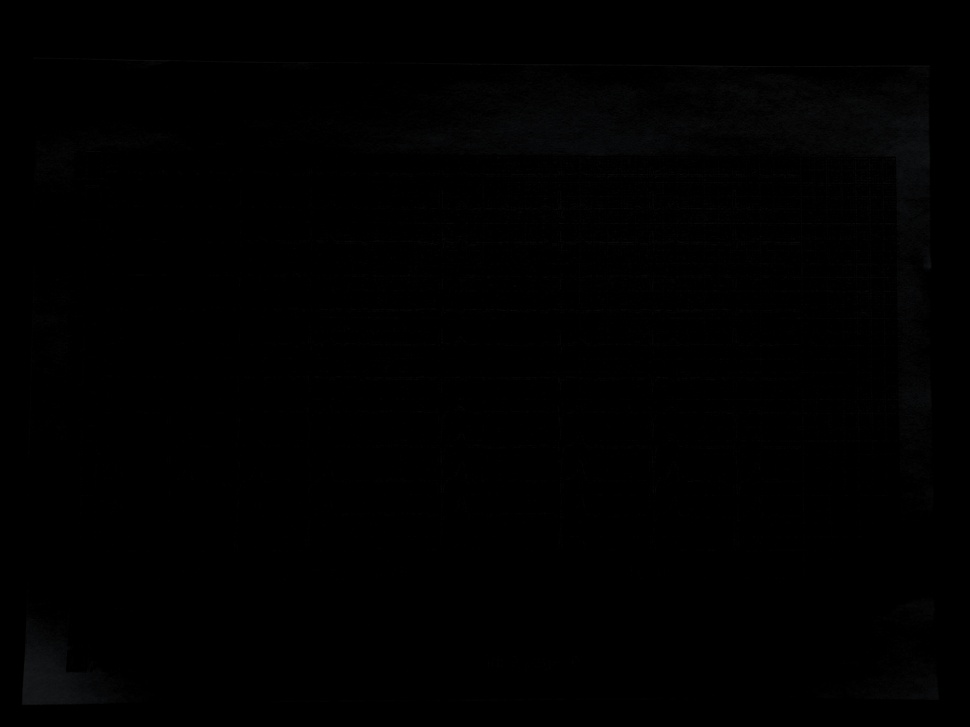
#> input picture ECG_dataset/images/img_2_page_0.jpeg, 970 x 727 px, shrunk from 4624 x 3468 before the run; its folder holds only this picture in this run
$ python -i perspective_correction.py   (imports and definitions only)
#> lines starting #> are read from the running program, lines starting #| are printed output that depends on the picture; after the words box and inside, x2 and y2 are one past the last pixel; in counts of white or black regions, pixels touching at a corner belong together
import cv2
import numpy as np
import os
import matplotlib.pyplot as plt

# ================= PATHS =================
INPUT_DIR = r"C:/Academics/FOURTH YEAR/FINAL YEAR PROJECT/Project2025_26/ECG_dataset/augmented_agcwd"
OUTPUT_DIR = r"C:/Academics/FOURTH YEAR/FINAL YEAR PROJECT/Project2025_26/ECG_dataset/corrected_perspective"

# [1 line not run here, left out]

# ================= HOMOGRAPHY-BASED PERSPECTIVE CORRECTION =================
# This implementation uses:
# 1. Otsu's thresholding for robust paper/background segmentation
# 2. Morphological operations to clean paper boundaries
# 3. Contour area and shape filtering to identify the document
# 4. Homography matrix computation using cv2.findHomography() with RANSAC
# 5. Perspective warping using cv2.warpPerspective() with high-quality interpolation
# ============================================================================

def order_points(pts):
    """
    Order points in top-left, top-right, bottom-right, bottom-left order.
    """
    rect = np.zeros((4, 2), dtype="float32")

    # Sum of coordinates: top-left (min sum), bottom-right (max sum)
    s = pts.sum(axis=1)
    rect[0] = pts[np.argmin(s)]
    rect[2] = pts[np.argmax(s)]

    # Difference of coordinates: top-right (min diff), bottom-left (max diff)
    diff = np.diff(pts, axis=1)
    rect[1] = pts[np.argmin(diff)]
    rect[3] = pts[np.argmax(diff)]

    return rect

def detect_document_corners(image):
    """
    Multi-method document corner detection with fallback strategies:
    1. Otsu's thresholding for paper/background separation
    2. Canny edge detection for tilted papers
    3. Contour filtering by area and shape
    4. Handles papers that extend beyond image boundaries
    """
    h, w = image.shape[:2]
    gray = cv2.cvtColor(image, cv2.COLOR_BGR2GRAY)
    image_area = h * w

    # Apply blur to remove text/grid details
    blurred = cv2.GaussianBlur(gray, (11, 11), 0)

    # Method 1: Otsu's thresholding (works well for clear paper/background separation)
    _, binary_otsu = cv2.threshold(blurred, 0, 255, cv2.THRESH_BINARY + cv2.THRESH_OTSU)
    kernel = np.ones((7, 7), np.uint8)
    binary_otsu = cv2.morphologyEx(binary_otsu, cv2.MORPH_CLOSE, kernel, iterations=3)
    binary_otsu = cv2.morphologyEx(binary_otsu, cv2.MORPH_OPEN, kernel, iterations=2)

    # Method 2: Canny edge detection (better for extreme angles/cropped papers)
    edges = cv2.Canny(blurred, 30, 150)
    edges_dilated = cv2.dilate(edges, kernel, iterations=2)

    # Try both methods and pick the best result
    best_corners = None
    best_score = 0
    best_method = None

    for method_name, binary_img in [('Otsu', binary_otsu), ('Canny', edges_dilated)]:
        contours, _ = cv2.findContours(binary_img, cv2.RETR_EXTERNAL, cv2.CHAIN_APPROX_SIMPLE)

        if not contours:
            continue

        # Try each significant contour
        for cnt in sorted(contours, key=cv2.contourArea, reverse=True)[:3]:
            area = cv2.contourArea(cnt)
            area_ratio = area / image_area

            # Document should be between 2% and 98% of image area
            # (Low threshold allows edge-only detections like Canny)
            if not (0.02 < area_ratio < 0.98):
                continue

            # Extract corners
            corners, corner_method = extract_corners(cnt)

            if corners is None:
                continue

            # Score this detection
            score = score_corner_detection(corners, w, h, area_ratio, corner_method)

            if score > best_score:
                best_score = score
                best_corners = corners
                best_method = f"{method_name}-{corner_method}"

    return best_corners

def score_corner_detection(corners, img_w, img_h, area_ratio, corner_method):
    """
    Score the quality of corner detection.
    Higher score = better detection.
    Prioritizes corner quality over contour area.
    """
    if corners is None:
        return 0

    # Order corners
    ordered = order_points(corners)

    # Calculate various quality metrics
    score = 0

    # 1. Prefer 'approx' method (means 4 clean corners found) over minAreaRect
    if corner_method == "approx":
        score += 150  # Strong bonus for clean 4-corner detection
    else:
        score += 50   # minAreaRect is fallback

    # 2. Check if corners form a reasonable quadrilateral
    # Calculate angles at each corner
    angles = []
    for i in range(4):
        p1 = ordered[i]
        p2 = ordered[(i+1)%4]
        p3 = ordered[(i+2)%4]

        v1 = p1 - p2
        v2 = p3 - p2

        angle = np.arccos(np.dot(v1, v2) / (np.linalg.norm(v1) * np.linalg.norm(v2) + 1e-6))
        angles.append(np.degrees(angle))

    # Good rectangles have angles close to 90 degrees (MOST IMPORTANT)
    avg_angle_deviation = np.mean([abs(angle - 90) for angle in angles])
    if avg_angle_deviation < 15:
        score += 120  # Excellent rectangle
    elif avg_angle_deviation < 25:
        score += 90   # Good rectangle
    elif avg_angle_deviation < 40:
        score += 50   # Acceptable
    else:
        score += 10   # Poor geometry

    # 3. Check if corners are well-distributed (not all clustered)
    corner_spread_x = np.max(corners[:, 0]) - np.min(corners[:, 0])
    corner_spread_y = np.max(corners[:, 1]) - np.min(corners[:, 1])

    spread_ratio_x = corner_spread_x / img_w
    spread_ratio_y = corner_spread_y / img_h

    if spread_ratio_x > 0.6 and spread_ratio_y > 0.5:
        score += 80   # Excellent spread
    elif spread_ratio_x > 0.4 and spread_ratio_y > 0.3:
        score += 50   # Good spread
    elif spread_ratio_x > 0.25 and spread_ratio_y > 0.2:
        score += 20   # Acceptable

    # 4. Area coverage (less important now, but still a factor)
    # Paper boundary contours can be small (3-10%), full paper can be 40-70%
    if 0.3 <= area_ratio <= 0.75:
        score += 40   # Ideal range
    elif 0.15 <= area_ratio <= 0.85:
        score += 30   # Good range
    elif 0.03 <= area_ratio <= 0.95:
        score += 20   # Acceptable (includes edge-only detection)
    else:
        score += 5    # Too small or too large

    # 5. Penalize if ALL corners are at image borders (likely wrong detection)
    margin = 20
    at_border = 0
    for corner in corners:
        x, y = corner
        if x < margin or x > img_w - margin or y < margin or y > img_h - margin:
            at_border += 1

    if at_border == 4:
        score -= 150  # All corners at border = bad
    elif at_border <= 2:
        score += 30   # Some corners at border is OK (cropped paper)

    return score

def extract_corners(contour):
    """Extract 4 corners from a contour."""
    if contour is None or len(contour) < 4:
        return None, None

    # Get convex hull
    hull = cv2.convexHull(contour)
    peri = cv2.arcLength(hull, True)

    # Approximate to polygon - try different epsilon values to get 4 points
    for epsilon_factor in [0.02, 0.03, 0.04, 0.05, 0.06]:
        approx = cv2.approxPolyDP(hull, epsilon_factor * peri, True)
        if len(approx) == 4:
            return approx.reshape(4, 2).astype(np.float32), "approx"

    # If we can't get exactly 4 points, use minimum area rectangle
    rect = cv2.minAreaRect(contour)
    box = cv2.boxPoints(rect)
    return box.astype(np.float32), "minAreaRect"

def apply_homography_transform(image, src_points):
    """
    Apply homography transformation using detected corners.
    Uses cv2.findHomography with RANSAC for robust estimation.
    """
    # Order the source points
    src = order_points(src_points)
    (tl, tr, br, bl) = src

    # Compute the width and height of the destination image
    widthA = np.sqrt(((br[0] - bl[0]) ** 2) + ((br[1] - bl[1]) ** 2))
    widthB = np.sqrt(((tr[0] - tl[0]) ** 2) + ((tr[1] - tl[1]) ** 2))
    maxWidth = max(int(widthA), int(widthB))

    heightA = np.sqrt(((tr[0] - br[0]) ** 2) + ((tr[1] - br[1]) ** 2))
    heightB = np.sqrt(((tl[0] - bl[0]) ** 2) + ((tl[1] - bl[1]) ** 2))
    maxHeight = max(int(heightA), int(heightB))

    # Define destination points (perfect rectangle)
    dst = np.array([
        [0, 0],
        [maxWidth - 1, 0],
        [maxWidth - 1, maxHeight - 1],
        [0, maxHeight - 1]], dtype=np.float32)

    # Compute homography matrix using RANSAC for robustness
    H, mask = cv2.findHomography(src, dst, cv2.RANSAC, 5.0)

    if H is None:
        return None

    # Apply perspective warp using the homography matrix
    warped = cv2.warpPerspective(image, H, (maxWidth, maxHeight), flags=cv2.INTER_CUBIC)

    return warped

def correct_perspective(image):
    """
    Correct perspective using Homography + Perspective Warp.
    Uses multi-method detection with quality scoring.
    """
    # 1. Detect the 4 corners of the document
    corners = detect_document_corners(image)

    if corners is None:
        return image, False

    # 2. Apply homography transformation
    warped = apply_homography_transform(image, corners)

    if warped is None:
        return image, False

    # 3. Validate the result (check if warped image is reasonable)
    h_orig, w_orig = image.shape[:2]
    h_warp, w_warp = warped.shape[:2]

    # If warped image is nearly identical in size, correction might have failed
    size_change = abs(h_warp - h_orig) + abs(w_warp - w_orig)
    if size_change < 10:  # Less than 10 pixels difference total
        # Check if image actually changed
        if h_warp == h_orig and w_warp == w_orig:
            diff = cv2.absdiff(image, warped)
            if np.sum(diff) < 1000:
                return image, False

    return warped, True

# ================= MAIN PROCESSING =================

# [4 lines that did not run here, left out]

# [2 lines not run here, left out]

success_count = 0
failed_images = []

# [23 lines not run here, left out]

# ================= SUCCESS RATE CALCULATION =================
# [1 line that did not run here, left out]
# [1 line that did not run here, left out]
# [1 line that did not run here, left out]

# [7 lines not run here, left out]

# Save detailed report to file
report_path = os.path.join(OUTPUT_DIR, "correction_report.txt")
# [19 lines not run here, left out]

>>> import cv2
>>> picture = cv2.imread('../ECG_dataset/images/img_2_page_0.jpeg')
#> picture is the input picture: shape (727, 970, 3); mean B, G, R 0.7, 0.7, 0.7
>>> result = correct_perspective(picture)
#> in detect_document_corners, `gray = cv2.cvtColor(image, cv2.COLOR_BGR2GRAY)`:
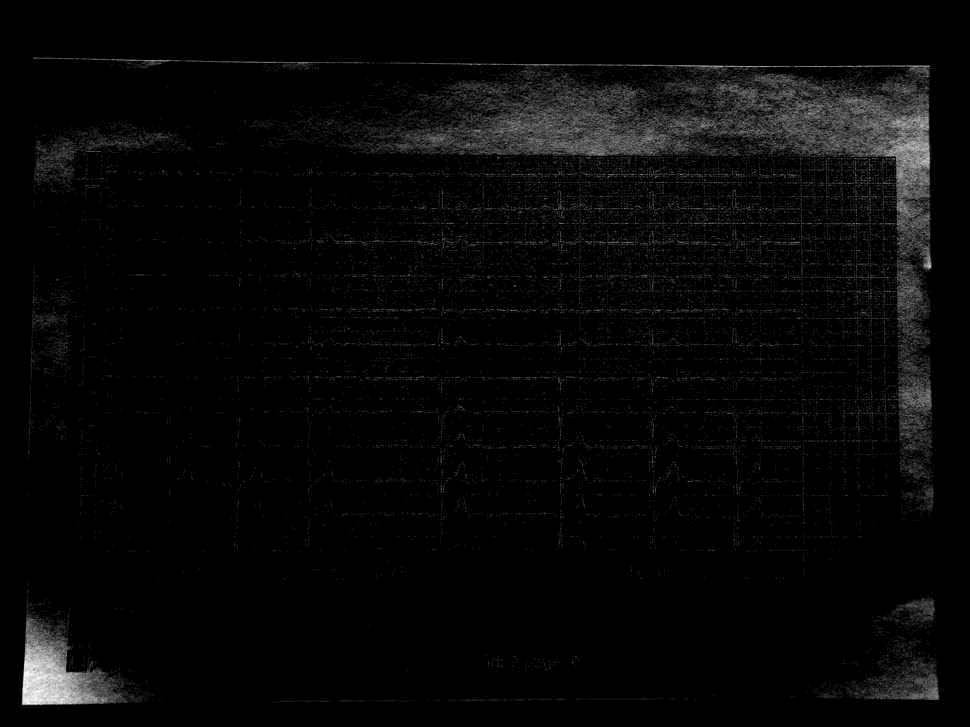
#> gray: shape (727, 970); min 0, max 23, mean 0.7; drawn with min black and max white
#> in detect_document_corners, `_, binary_otsu = cv2.threshold(blurred, 0, 255, cv2.THRESH_BINARY + cv..`:
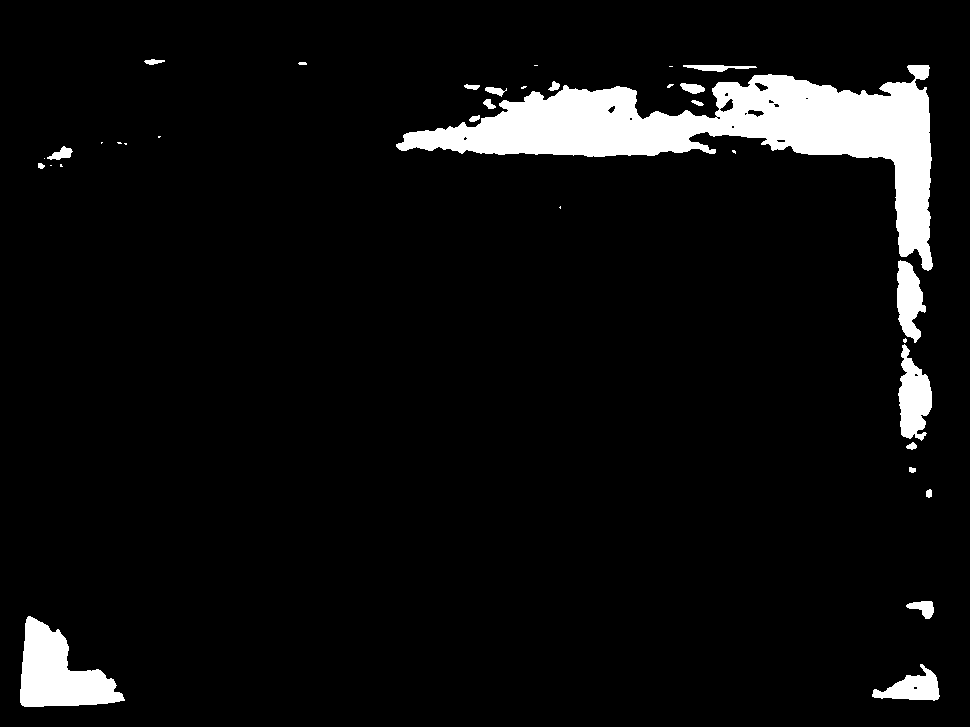
#> binary_otsu: shape (727, 970); 6.1% white; 35 white regions (14 under 20 px), largest, box (x1, y1, x2, y2) and area: (396, 65, 933, 271) 31313, (20, 616, 125, 707) 5267, (898, 344, 932, 441) 2063
#> in detect_document_corners, `binary_otsu = cv2.morphologyEx(binary_otsu, cv2.MORPH_CLOSE, kernel, i..`:
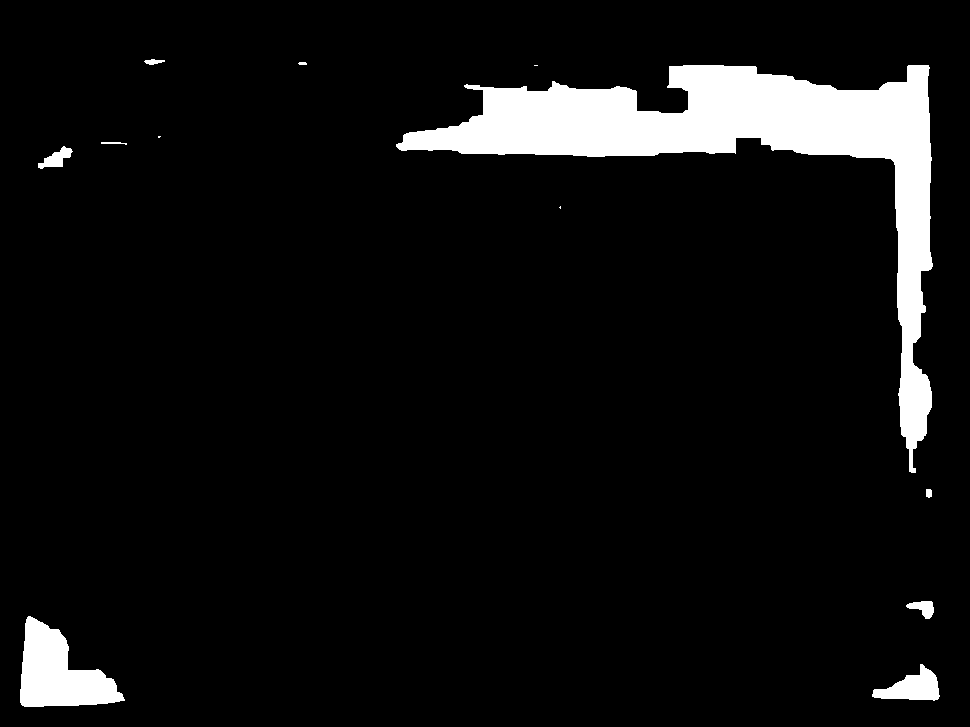
#> binary_otsu: shape (727, 970); 7% white; 12 white regions (3 under 20 px), largest, box (x1, y1, x2, y2) and area: (396, 65, 933, 473) 41616, (20, 616, 125, 707) 5324, (872, 664, 940, 701) 1335
#> in detect_document_corners, `binary_otsu = cv2.morphologyEx(binary_otsu, cv2.MORPH_OPEN, kernel, it..`:
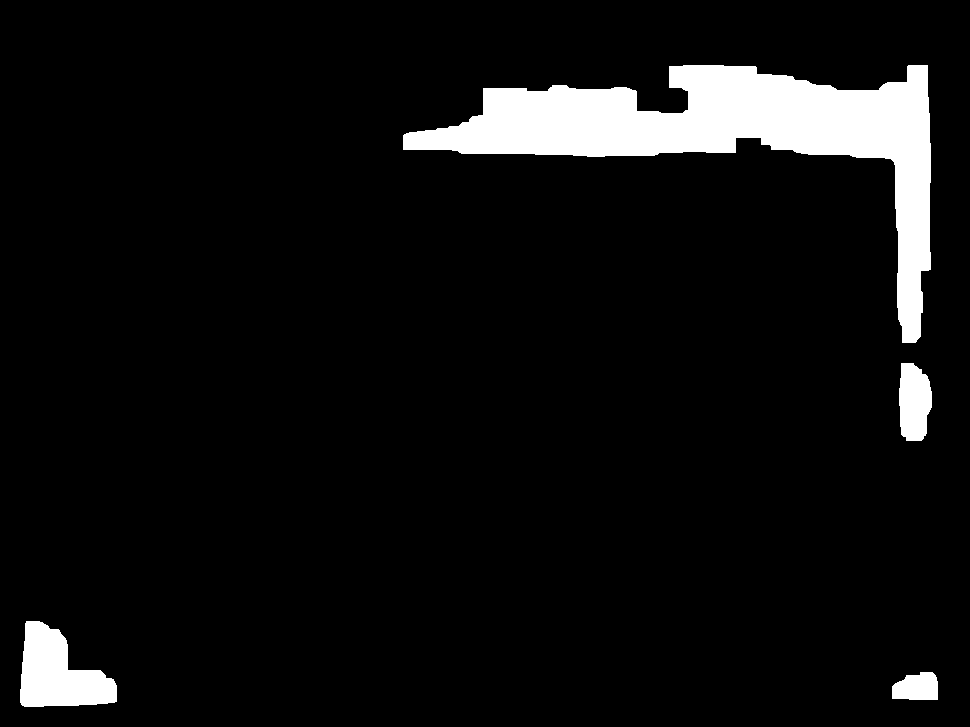
#> binary_otsu: shape (727, 970); 6.7% white; 4 white regions, box (x1, y1, x2, y2) and area: (403, 65, 931, 343) 38825, (20, 621, 117, 707) 5217, (899, 363, 932, 441) 2106, (892, 672, 938, 700) 1073
#> in detect_document_corners, `edges = cv2.Canny(blurred, 30, 150)`: edges: shape (727, 970); every value is 0
#> the loop in detect_document_corners, `for method_name, binary_img in [('Otsu', binary_otsu), ('Canny', edges..` made 2 passes
#> method_name on pass 1: 'Otsu'
#> method_name on pass 2: 'Canny'
#> after the loop in detect_document_corners, `for method_name, binary_img in [('Otsu', binary_otsu), ('Canny', edges..`: best_corners = [[920, 336], [403, 135], [483, 88], [927, 65]]; best_method = 'Otsu-approx'; best_score = 370
#> in correct_perspective, `corners = detect_document_corners(image)`: corners = [[920, 336], [403, 135], [483, 88], [927, 65]]
#> in apply_homography_transform, `src = order_points(src_points)`: src = [[403, 135], [927, 65], [920, 336], [403, 135]]
#> in apply_homography_transform, `(tl, tr, br, bl) = src`: tl = [403, 135]; tr = [927, 65]; br = [920, 336]; bl = [403, 135]
#> in apply_homography_transform, `widthA = np.sqrt(((br[0] - bl[0]) ** 2) + ((br[1] - bl[1]) ** 2))`: widthA = 554.7
#> in apply_homography_transform, `widthB = np.sqrt(((tr[0] - tl[0]) ** 2) + ((tr[1] - tl[1]) ** 2))`: widthB = 528.7
#> in apply_homography_transform, `maxWidth = max(int(widthA), int(widthB))`: maxWidth = 554
#> in apply_homography_transform, `heightA = np.sqrt(((tr[0] - br[0]) ** 2) + ((tr[1] - br[1]) ** 2))`: heightA = 271.1
#> in apply_homography_transform, `heightB = np.sqrt(((tl[0] - bl[0]) ** 2) + ((tl[1] - bl[1]) ** 2))`: heightB = 0
#> in apply_homography_transform, `maxHeight = max(int(heightA), int(heightB))`: maxHeight = 271
#> in apply_homography_transform, `dst = np.array([ [0, 0], [maxWidth - 1, 0], [maxWidth - 1, maxHeight -..`: dst = [[0, 0], [553, 0], [553, 270], [0, 270]]
#> in apply_homography_transform, `H, mask = cv2.findHomography(src, dst, cv2.RANSAC, 5.0)`: H = [[-1.36, -0.0311, 553], [-0.172, -1.28, 242.5], [-0.00246, -5.63e-05, 1]]; mask = [1, 1, 1, 1]
